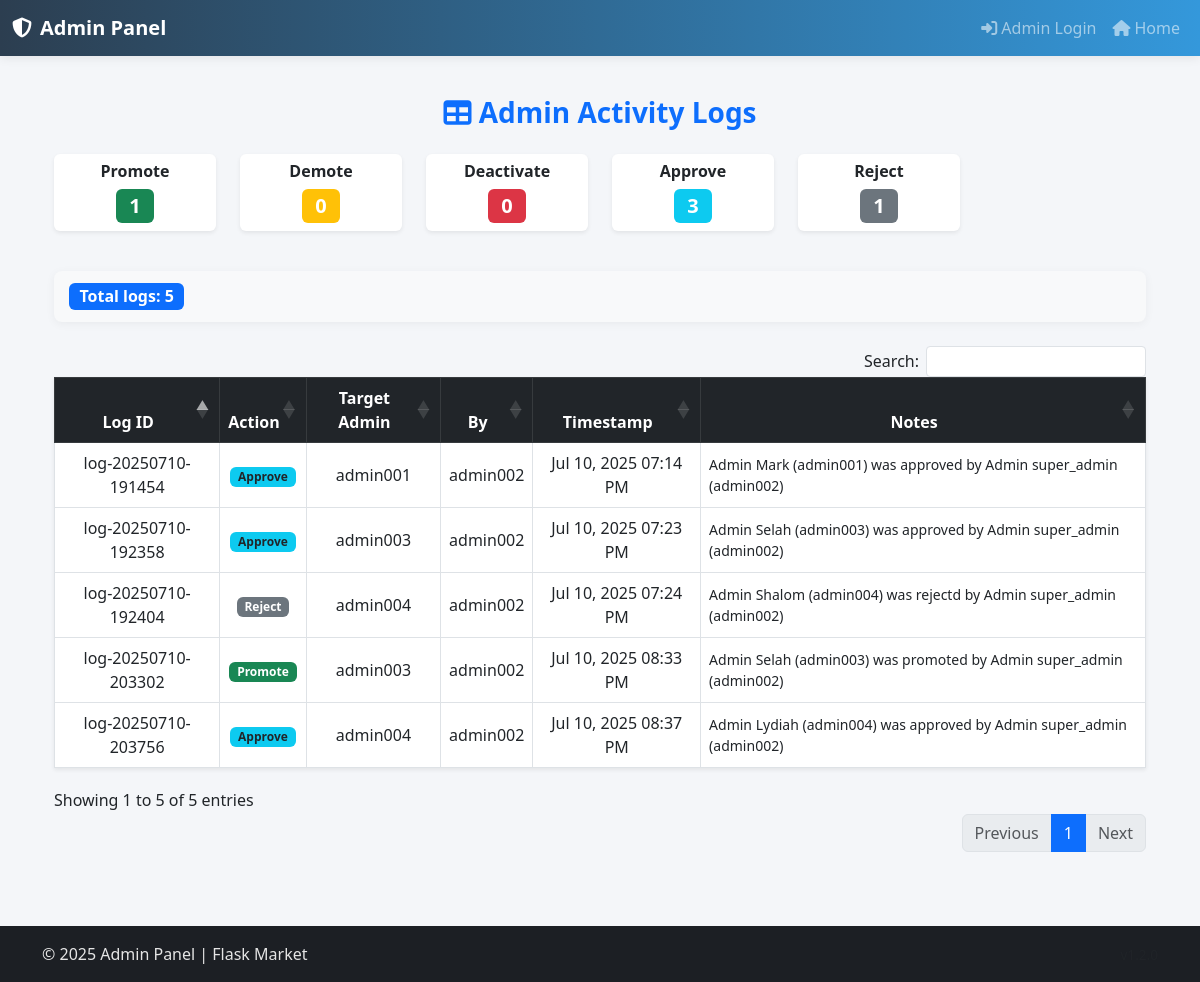
Page /admins/admin/activity on the earlier database version.
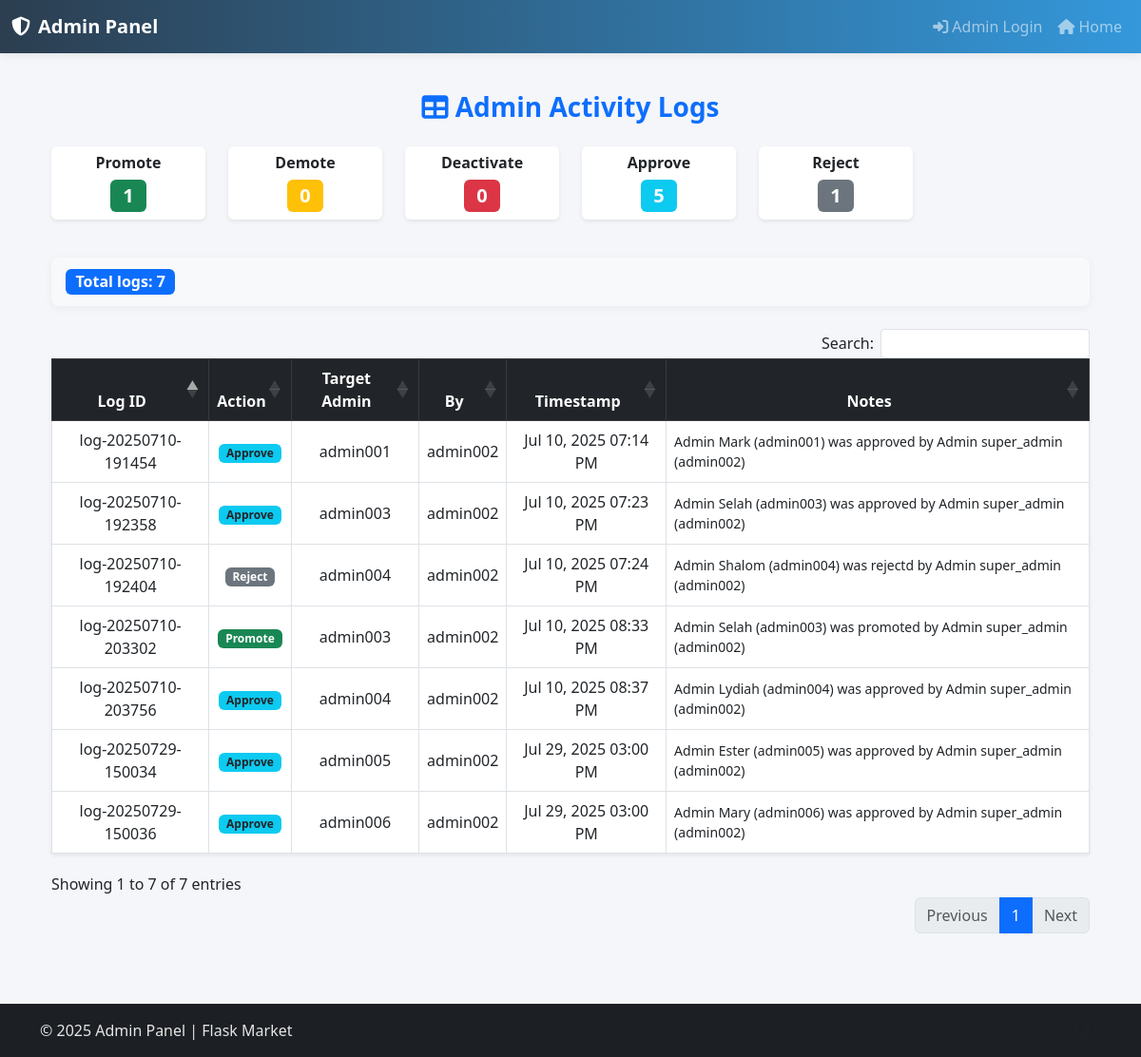
Same page on the later database version.
### admins/models.py (models this page shows, shortened)
class AdminActionLog(db.Model):
    __tablename__ = 'admin_action_log'
    log_id = db.Column(db.String(), primary_key=True)
    action = db.Column(db.String(length=50), nullable=False)
    target_admin_id = db.Column(db.String(), db.ForeignKey('admins.admin_id'), nullable=False)
    performed_by_admin_id = db.Column(db.String(), db.ForeignKey('admins.admin_id'), nullable=False)
    timestamp = db.Column(db.DateTime(timezone=True), nullable=False, default=lambda: datetime.now(ZoneInfo("Africa/Nairobi")))
    notes = db.Column(db.Text)
    perfomer_admin = db.relationship('Admins', foreign_keys=[performed_by_admin_id], backref='performed_logs')

### admins/routes.py (the view)
@admins_bp.route('/admin/activity')
def admin_activity():
    logs = AdminActionLog.query.order_by(AdminActionLog.timestamp.desc()).all()
    return render_template('admin/super_admin_activity.html', logs=logs)

### admins/routes.py (called while the page is built)
@admins_bp.context_processor
def inject_now():
    eat = ZoneInfo("Africa/Nairobi")
    return {'now': datetime.now(tz=eat)}

@admins_bp.context_processor
def inject_stats():
    stats = {
        'total_items': Items.query.count(),
        'total_admins': Admins.query.count(),
        'pending_approvals': Admins.query.filter_by(is_approved=False).count(),
        'active_admins': Admins.query.filter_by(is_approved=True).count(),
        'updated_items': ItemManagementlog.query.filter_by(action='updated').count(),
        'deleted_items': ItemManagementlog.query.filter_by(action='deleted').count(),
    }
    recent_items_logs = ItemManagementlog.query.order_by(ItemManagementlog.timestamp.desc()).limit(5).all()
    recent_admins_logs = AdminActionLog.query.order_by(AdminActionLog.timestamp.desc()).limit(5).all()
    return {
        'stats': stats,
        'recent_admins_logs': recent_admins_logs,
        'recent_items_logs': recent_items_logs
    }

### admins/templates/admin/super_admin_activity.html (shortened to what this page needs)
{% extends 'admin_base.html' %}
{% block content %}
<div class="container py-4">
    <h3 class="text-center mb-4 text-primary fw-bold">
        <i class="fas fa-table"></i> Admin Activity Logs
    </h3>
    <div class="row mb-4">
        {% set counts = {
            'promote': 0,
            'demote': 0,
            'deactivate': 0,
            'approve': 0,
            'reject': 0
        } %}
        {% for log in logs %}
            {% if log.action in counts %}
                {% set _ = counts.update({log.action: counts[log.action] + 1}) %}
            {% endif %}
        {% endfor %}
        {% set badges = {
            'promote': 'success',
            'demote': 'warning',
            'deactivate': 'danger',
            'approve': 'info',
            'reject': 'secondary'
        } %}
        {% for action, count in counts.items() %}
        <div class="col-md-2 col-6 mb-3">
            <div class="card text-center border-0 shadow-sm">
                <div class="card-body py-2">
                    <h6 class="fw-bold text-capitalize">
                        {{ action }}
                    </h6>
                    <span class="badge bg-{{ badges[action] }} fs-5">{{ count }}</span>
                </div>
            </div>
        </div>
        {% endfor %}
    </div>
    <div id="customToolbar" class="d-flex justify-content-between align-items-center mb-3 flex-wrap">
        <div>
            <span class="badge bg-primary fs-6">
                Total logs: {{ logs|length }}
            </span>
        </div>
    </div>
    <table id="adminLogsTable" class="table table-hover table-bordered align-middle shadow-sm">
        <thead class="table-dark">
            <tr>
                <th class="text-center">Log ID</th>
                <th class="text-center">Action</th>
                <th class="text-center">Target Admin</th>
                <th class="text-center">By</th>
                <th class="text-center">Timestamp</th>
                <th class="text-center">Notes</th>
            </tr>
        </thead>
        <tbody>
            {% for log in logs %}
            <tr>
                <td class="text-center">{{ log.log_id }}</td>
                <td class="text-center">
                    {% set colors = {
                        'promote': 'success',
                        'demote': 'warning text-dark',
                        'deactivate': 'danger',
                        'approve': 'info text-dark',
                        'reject': 'secondary',
                    } %}
                    {% if log.action in colors %}
                        <span class="badge bg-{{ colors[log.action] }}">{{ log.action.capitalize() }}</span>
                    {% else %}
                        {{ log.action }}
                    {% endif %}
                </td>
                <td class="text-center">{{ log.target_admin_id }}</td>
                <td class="text-center">{{ log.performed_by_admin_id }}</td>
                <td class="text-center">{{ log.timestamp.strftime('%b %d, %Y %I:%M %p') }}</td>
                <td class="text-wrap small">{{ log.notes }}</td>
            </tr>
            {% endfor %}
        </tbody>
    </table>
</div>
{% endblock %}

Differences in the rows shown:
added AdminActionLog: log_id "log-20250729-150036", action "Approve", target_admin_id "admin006", performed_by_admin_id "admin002", timestamp "Jul 29, 2025 03:00 PM", notes "Admin Mary (admin006) was approved by Admin super_admin (admin002)"
added AdminActionLog: log_id "log-20250729-150034", action "Approve", target_admin_id "admin005", performed_by_admin_id "admin002", timestamp "Jul 29, 2025 03:00 PM", notes "Admin Ester (admin005) was approved by Admin super_admin (admin002)"
Other differences:
text written by a page script: "Search: Showing 1 to 5 of 5 entries Previous 1 Next" → "Search: Showing 1 to 7 of 7 entries Previous 1 Next"
{{ logs|length }}: "5" → "7"
new list line: "Approve 5"
list line gone: "Approve 3"
